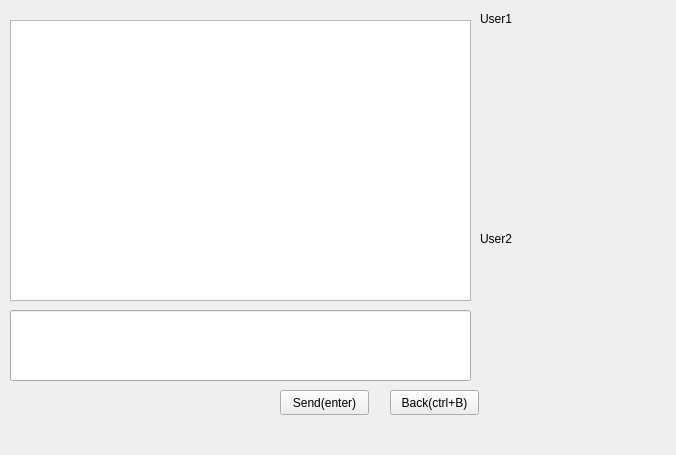
<?xml version="1.0" encoding="UTF-8"?>
<ui version="4.0">
 <class>chatting_room_private</class>
 <widget class="QWidget" name="chatting_room_private">
  <property name="geometry">
   <rect>
    <x>0</x>
    <y>0</y>
    <width>676</width>
    <height>455</height>
   </rect>
  </property>
  <property name="windowTitle">
   <string>Form</string>
  </property>
  <widget class="QTextEdit" name="MessageRecFrom">
   <property name="geometry">
    <rect>
     <x>10</x>
     <y>20</y>
     <width>461</width>
     <height>281</height>
    </rect>
   </property>
  </widget>
  <widget class="QLineEdit" name="MessageSendTo">
   <property name="geometry">
    <rect>
     <x>10</x>
     <y>310</y>
     <width>461</width>
     <height>71</height>
    </rect>
   </property>
  </widget>
  <widget class="QPushButton" name="SendBtn">
   <property name="geometry">
    <rect>
     <x>280</x>
     <y>390</y>
     <width>89</width>
     <height>25</height>
    </rect>
   </property>
   <property name="text">
    <string>Send(enter)</string>
   </property>
   <property name="shortcut">
    <string>Return</string>
   </property>
  </widget>
  <widget class="QPushButton" name="BackBtn">
   <property name="geometry">
    <rect>
     <x>390</x>
     <y>390</y>
     <width>89</width>
     <height>25</height>
    </rect>
   </property>
   <property name="text">
    <string>Back(ctrl+B)</string>
   </property>
   <property name="shortcut">
    <string>Ctrl+B</string>
   </property>
  </widget>
  <widget class="QLabel" name="User1">
   <property name="geometry">
    <rect>
     <x>480</x>
     <y>30</y>
     <width>191</width>
     <height>191</height>
    </rect>
   </property>
   <property name="text">
    <string>&lt;html&gt;&lt;head/&gt;&lt;body&gt;&lt;p&gt;&lt;br/&gt;&lt;/p&gt;&lt;/body&gt;&lt;/html&gt;</string>
   </property>
  </widget>
  <widget class="QLabel" name="User2">
   <property name="geometry">
    <rect>
     <x>480</x>
     <y>250</y>
     <width>191</width>
     <height>191</height>
    </rect>
   </property>
   <property name="text">
    <string>&lt;html&gt;&lt;head/&gt;&lt;body&gt;&lt;p&gt;&lt;br/&gt;&lt;/p&gt;&lt;/body&gt;&lt;/html&gt;</string>
   </property>
  </widget>
  <widget class="QLabel" name="User2_name">
   <property name="geometry">
    <rect>
     <x>480</x>
     <y>230</y>
     <width>67</width>
     <height>17</height>
    </rect>
   </property>
   <property name="text">
    <string>User2</string>
   </property>
  </widget>
  <widget class="QLabel" name="User1_name">
   <property name="geometry">
    <rect>
     <x>480</x>
     <y>10</y>
     <width>67</width>
     <height>17</height>
    </rect>
   </property>
   <property name="text">
    <string>User1</string>
   </property>
  </widget>
 </widget>
 <resources/>
 <connections/>
</ui>
